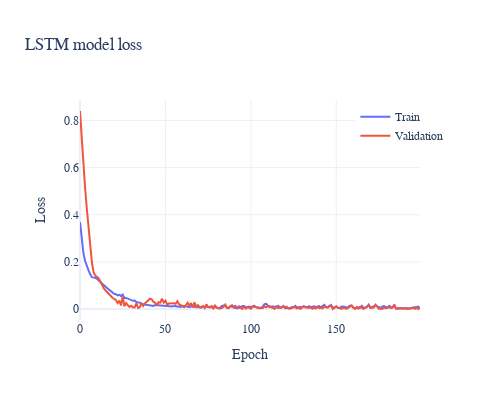

Here is the notebook cell this chart was saved with:
### Code cell
import plotly.graph_objects as go

fig = px.line(x=history.history['loss'], title='Train')

# Create traces
fig = go.Figure()
fig.add_trace(go.Scatter(y=history.history['loss'],
                    mode='lines', name="Train",))
fig.add_trace(go.Scatter(y=history.history['val_loss'],
                    mode='lines', name="Validation",))
fig.update_layout(
    template="plotly_white",
    width=500,
    height=400
)

fig.update_layout(legend=dict(
    yanchor="top",
    y=0.99,
    xanchor="left",
    x=0.81
), title="LSTM model loss", font_family="Arial",
                 xaxis_title="Epoch", yaxis_title="Loss")

fig.show()

### Figure 1 — Plotly figure (JSON) as saved in the notebook; plotly's stock layout.template omitted (floating-point values rounded to 4 significant figures; data arrays with more than 128 entries replaced by an {"elided": "..."} marker saying what was removed)
{"data": [{"mode": "lines", "name": "Train", "type": "scatter", "y": {"elided": "200 float values"}}, {"mode": "lines", "name": "Validation", "type": "scatter", "y": {"elided": "200 float values"}}], "layout": {"font": {"family": "Arial"}, "height": 400, "legend": {"x": 0.81, "xanchor": "left", "y": 0.99, "yanchor": "top"}, "title": {"text": "LSTM model loss"}, "width": 500, "xaxis": {"title": {"text": "Epoch"}}, "yaxis": {"title": {"text": "Loss"}}}}
